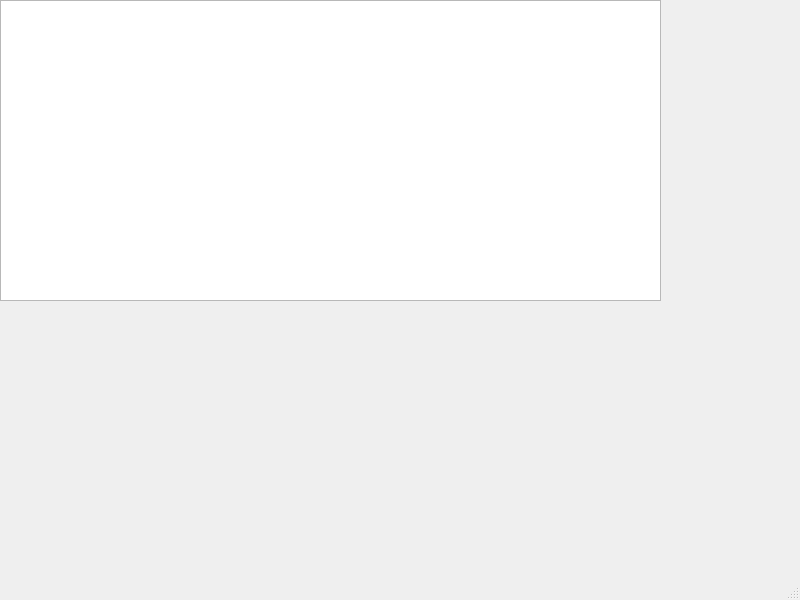
<?xml version="1.0" encoding="UTF-8"?>
<ui version="4.0">
 <class>MainWindow</class>
 <widget class="QMainWindow" name="MainWindow">
  <property name="geometry">
   <rect>
    <x>0</x>
    <y>0</y>
    <width>800</width>
    <height>600</height>
   </rect>
  </property>
  <property name="windowTitle">
   <string>MainWindow</string>
  </property>
  <widget class="QWidget" name="centralwidget">
   <widget class="QTableWidget" name="tableWidget">
    <property name="geometry">
     <rect>
      <x>0</x>
      <y>0</y>
      <width>661</width>
      <height>301</height>
     </rect>
    </property>
   </widget>
  </widget>
  <widget class="QMenuBar" name="menubar">
   <property name="geometry">
    <rect>
     <x>0</x>
     <y>0</y>
     <width>800</width>
     <height>21</height>
    </rect>
   </property>
  </widget>
  <widget class="QStatusBar" name="statusbar"/>
 </widget>
 <resources/>
 <connections/>
</ui>
